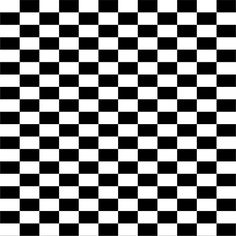
#> input picture 46f350c9cc4bca640c178892ddc99e0e.jpg, 236 x 236 px
$ jupyter execute Harris_Corner_Detection.ipynb
#> lines starting #> are read from the running program, lines starting #| are printed output that depends on the picture
[cell 1]
import numpy as np
import matplotlib.pyplot as plt
import cv2 as cv

[cell 2]
img = plt.imread('46f350c9cc4bca640c178892ddc99e0e.jpg')
#> img is the input picture: shape (236, 236, 3); min 0, max 255, mean 127.6
print(img.shape)
#| (236, 236, 3)
img = np.dot(img[...,:3],[0.2989,0.5870,0.1140])
#> img: shape (236, 236) float64
print(img.shape)
#| (236, 236)

plt.imshow(img, cmap='gray')

[cell 3]
def normalize(sobel_image):
    max_value = np.max(sobel_image)
    min_value = np.min(sobel_image)
    normalized_image = (sobel_image - min_value) *255 / (max_value - min_value)
    normalized_image = normalized_image.astype('uint32')
    return normalized_image

def x_sobel(img):
    img2 = img.copy()
    x_sobel = np.array([[-1,0,1], [-2,0,2], [-1,0,1]])
    for row in range(1, img.shape[0] - 1):
        for col in range(1, img.shape[1] - 1):
            img2[row,col] =np.sum(img[row-1:row+2,col-1:col+2]*x_sobel)
    # img2 = normalize(img2)
    return img2

def y_sobel(img):
    img2 = img.copy()
    y_sobel = np.array([[-1,-2,-1], [0,0,0], [1,2,1]])
    for row in range(1, img.shape[0] - 1):
        for col in range(1, img.shape[1] - 1):
            img2[row,col] =np.sum(img[row-1:row+2,col-1:col+2]*y_sobel)
    # img2 = normalize(img2)
    return img2

plt.subplot(211)
plt.imshow(normalize(x_sobel(img)), cmap='gray')
#> after the loop in x_sobel, `for row in range(1, img.shape[0] - 1):`:
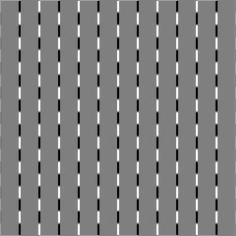
#> img2: shape (236, 236) float64; min -1019.9, max 1019.9, mean 1.9; drawn with min black and max white
#> in normalize, `max_value = np.max(sobel_image)`: max_value = 1019.9
#> in normalize, `min_value = np.min(sobel_image)`: min_value = -1019.9
plt.subplot(212)
plt.imshow(normalize(y_sobel(img)), cmap='gray')
#> after the loop in y_sobel, `for row in range(1, img.shape[0] - 1):`:
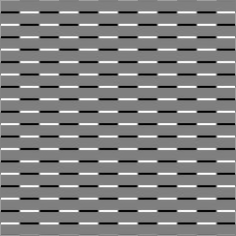
#> img2: shape (236, 236) float64; min -1019.9, max 1019.9, mean 2.3; drawn with min black and max white
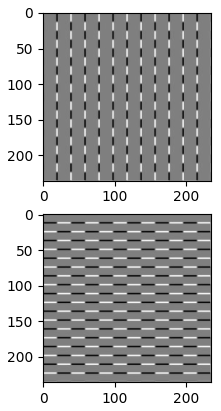
#> figure drawn by matplotlib, 2 panels

[cell 4]
# Harris corner detection
def corner_detection(img):
    black = np.zeros((236,236))
    Ix = x_sobel(img)
    Iy = y_sobel(img)
    R_list = []
    for r in np.arange(0,len(img),4):
        for c in np.arange(0,len(img),4):
            Ix_patch = Ix[r:r+4,c:c+4]
            Iy_patch = Iy[r:r+4,c:c+4]
            A = np.array([[np.sum(Ix_patch**2),        np.sum(Ix_patch*Iy_patch)],
                        [np.sum(Ix_patch*Iy_patch),  np.sum(Iy_patch**2)]])
            R = np.linalg.det(A) - 0.06*(np.trace(A)**2)
            R_list.append(R)

    for i in range(len(R_list)):
        if R_list[i] < 0: R_list[i] = 0

    R_max = np.max(R_list)
    R_min = np.min(R_list)
    i = 0
    for r in np.arange(0,len(img),4):
        for c in np.arange(0,len(img),4): #R có index chạy theo đúng thứ tự
            intensity = (R_list[i] - R_min) *255 / (R_max - R_min)
            i+=1
            black[r:r+4,c:c+4] = intensity

    for r in np.arange(0,len(black),4):
        for c in np.arange(0,len(black),4):
            kernel = black[r-8:r+8,c-8:c+8]
            if kernel.size != 0:
                if np.max(black[r:r+4,c:c+4]) == np.max(kernel): pass
                else: black[r:r+4,c:c+4] = 0
            else:
                if np.max(black[r:r+4,c:c+4]) < 200: black[r:r+4,c:c+4] = 0
                #xử lý đoạn ngoài của ảnh vì không dùng padding
    return black

plt.subplot(211)
plt.imshow(img, cmap='gray')
plt.subplot(212)
plt.imshow(corner_detection(img), cmap='gray')
#> the loop in corner_detection, `for r in np.arange(0,len(img),4):` made 59 passes
#> r on passes 2 to 13: 4, 8, 12, 16, 20, 24, 28, 32, 36, 40, 44, 48
#> after the loop in corner_detection, `for r in np.arange(0,len(img),4):`: R_list = 3481 values, max 1.39e+13 at index 3082, min -3.19e+12 at index 3106, mean -1.64e+11
#> after the loop in corner_detection, `for i in range(len(R_list)):`: R_list = 3481 values, max 1.39e+13 at index 3082, min 0 at index 0, mean 6.02e+11
#> in corner_detection, `R_max = np.max(R_list)`: R_max = 1.39e+13
#> in corner_detection, `R_min = np.min(R_list)`: R_min = 0
#> after the loop in corner_detection, `for r in np.arange(0,len(img),4):`:
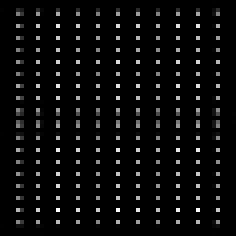
#> black: shape (236, 236) float64; min 0, max 255, mean 11.1
#> after the loop in corner_detection, `for r in np.arange(0,len(img),4):`: i = 3481
#> the loop in corner_detection, `for r in np.arange(0,len(black),4):` made 59 passes

[cell 5]
#Test and compare with cornerHarris function in cv2
img = cv.imread('46f350c9cc4bca640c178892ddc99e0e.jpg')
gray = cv.cvtColor(img, cv.COLOR_BGR2GRAY)
corners = cv.cornerHarris(gray, 4, 3, 0.06)
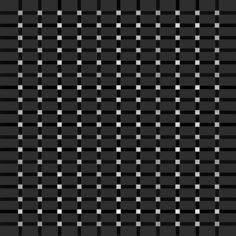
#> corners: shape (236, 236) float32; min -0.0116, max 0.052, mean -0.00036; drawn with min black and max white
cv.normalize(corners, corners, 0, 1, cv.NORM_MINMAX)

# Draw circles around the detected corners
for i in range(corners.shape[0]):
    for j in range(corners.shape[1]):
        if corners[i,j] > 0.6:
            cv.circle(img, (j,i), 1, (255,0,0), 2)
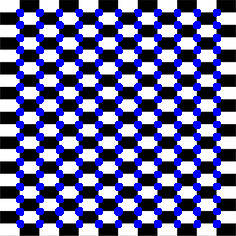
#> img: shape (236, 236, 3); mean B, G, R 153.3, 102.1, 102.1

plt.imshow(img)
